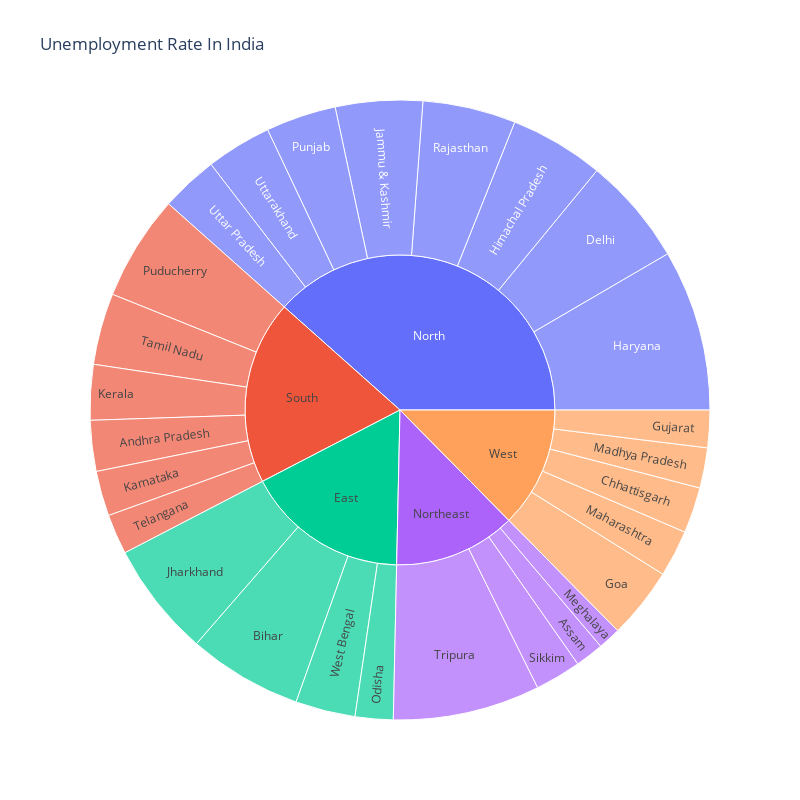

Notebook code for this chart:
### Markdown cell above
## Complete Unemployment Rate Graph

### Code cell
x=df[['State','Region',' Estimated Unemployment Rate (%)']]
fig=px.sunburst(x,path=['Region','State'],
               values=' Estimated Unemployment Rate (%)',
               width=800,height=800,color_continuous_scale="YlGnBl",
               title="Unemployment Rate In India")
fig.show()

### Figure 1 — Plotly figure (JSON) as saved in the notebook; plotly's stock layout.template omitted (floating-point values rounded to 4 significant figures)
{"data": [{"branchvalues": "total", "domain": {"x": [0, 1], "y": [0, 1]}, "hovertemplate": "labels=%{label}<br> Estimated Unemployment Rate (%)=%{value}<br>parent=%{parent}<br>id=%{id}<extra></extra>", "ids": ["South/Andhra Pradesh", "Northeast/Assam", "East/Bihar", "West/Chhattisgarh", "North/Delhi", "West/Goa", "West/Gujarat", "North/Haryana", "North/Himachal Pradesh", "North/Jammu & Kashmir", "East/Jharkhand", "South/Karnataka", "South/Kerala", "West/Madhya Pradesh", "West/Maharashtra", "Northeast/Meghalaya", "East/Odisha", "South/Puducherry", "North/Punjab", "North/Rajasthan", "Northeast/Sikkim", "South/Tamil Nadu", "South/Telangana", "Northeast/Tripura", "North/Uttar Pradesh", "North/Uttarakhand", "East/West Bengal", "East", "North", "Northeast", "South", "West"], "labels": ["Andhra Pradesh", "Assam", "Bihar", "Chhattisgarh", "Delhi", "Goa", "Gujarat", "Haryana", "Himachal Pradesh", "Jammu & Kashmir", "Jharkhand", "Karnataka", "Kerala", "Madhya Pradesh", "Maharashtra", "Meghalaya", "Odisha", "Puducherry", "Punjab", "Rajasthan", "Sikkim", "Tamil Nadu", "Telangana", "Tripura", "Uttar Pradesh", "Uttarakhand", "West Bengal", "East", "North", "Northeast", "South", "West"], "name": "", "parents": ["South", "Northeast", "East", "West", "North", "West", "West", "North", "North", "North", "East", "South", "South", "West", "West", "Northeast", "East", "South", "North", "North", "Northeast", "South", "South", "Northeast", "North", "North", "East", "", "", "", "", ""], "type": "sunburst", "values": [86.64, 48.56, 194.7, 78.19, 184.1, 121.7, 63.76, 274.8, 160.7, 148.3, 195.4, 76.68, 94.34, 68.54, 79.79, 38.66, 64.62, 179.4, 119.8, 158.7, 78.34, 121.9, 68.33, 250.6, 97.37, 111.6, 101.9, 556.6, 1255.0, 416.1, 627.3, 411.9]}], "layout": {"height": 800, "legend": {"tracegroupgap": 0}, "title": {"text": "Unemployment Rate In India"}, "width": 800}}
